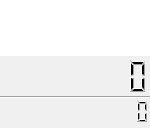
<?xml version="1.0" encoding="UTF-8"?>
<ui version="4.0">
 <class>Widget</class>
 <widget class="QWidget" name="Widget">
  <property name="windowModality">
   <enum>Qt::ApplicationModal</enum>
  </property>
  <property name="geometry">
   <rect>
    <x>0</x>
    <y>0</y>
    <width>150</width>
    <height>128</height>
   </rect>
  </property>
  <property name="minimumSize">
   <size>
    <width>115</width>
    <height>128</height>
   </size>
  </property>
  <property name="maximumSize">
   <size>
    <width>258</width>
    <height>1080</height>
   </size>
  </property>
  <property name="palette">
   <palette>
    <active>
     <colorrole role="WindowText">
      <brush brushstyle="SolidPattern">
       <color alpha="255">
        <red>255</red>
        <green>170</green>
        <blue>0</blue>
       </color>
      </brush>
     </colorrole>
     <colorrole role="Button">
      <brush brushstyle="SolidPattern">
       <color alpha="80">
        <red>0</red>
        <green>0</green>
        <blue>0</blue>
       </color>
      </brush>
     </colorrole>
     <colorrole role="Light">
      <brush brushstyle="SolidPattern">
       <color alpha="80">
        <red>0</red>
        <green>0</green>
        <blue>0</blue>
       </color>
      </brush>
     </colorrole>
     <colorrole role="Midlight">
      <brush brushstyle="SolidPattern">
       <color alpha="80">
        <red>0</red>
        <green>0</green>
        <blue>0</blue>
       </color>
      </brush>
     </colorrole>
     <colorrole role="Dark">
      <brush brushstyle="SolidPattern">
       <color alpha="80">
        <red>0</red>
        <green>0</green>
        <blue>0</blue>
       </color>
      </brush>
     </colorrole>
     <colorrole role="Mid">
      <brush brushstyle="SolidPattern">
       <color alpha="80">
        <red>0</red>
        <green>0</green>
        <blue>0</blue>
       </color>
      </brush>
     </colorrole>
     <colorrole role="Text">
      <brush brushstyle="SolidPattern">
       <color alpha="255">
        <red>255</red>
        <green>170</green>
        <blue>0</blue>
       </color>
      </brush>
     </colorrole>
     <colorrole role="ButtonText">
      <brush brushstyle="SolidPattern">
       <color alpha="255">
        <red>255</red>
        <green>170</green>
        <blue>0</blue>
       </color>
      </brush>
     </colorrole>
     <colorrole role="Base">
      <brush brushstyle="SolidPattern">
       <color alpha="255">
        <red>0</red>
        <green>0</green>
        <blue>0</blue>
       </color>
      </brush>
     </colorrole>
     <colorrole role="Window">
      <brush brushstyle="SolidPattern">
       <color alpha="80">
        <red>0</red>
        <green>0</green>
        <blue>0</blue>
       </color>
      </brush>
     </colorrole>
     <colorrole role="Shadow">
      <brush brushstyle="SolidPattern">
       <color alpha="255">
        <red>0</red>
        <green>0</green>
        <blue>0</blue>
       </color>
      </brush>
     </colorrole>
     <colorrole role="Highlight">
      <brush brushstyle="SolidPattern">
       <color alpha="255">
        <red>255</red>
        <green>255</green>
        <blue>127</blue>
       </color>
      </brush>
     </colorrole>
     <colorrole role="HighlightedText">
      <brush brushstyle="SolidPattern">
       <color alpha="255">
        <red>85</red>
        <green>0</green>
        <blue>0</blue>
       </color>
      </brush>
     </colorrole>
     <colorrole role="AlternateBase">
      <brush brushstyle="SolidPattern">
       <color alpha="167">
        <red>0</red>
        <green>0</green>
        <blue>0</blue>
       </color>
      </brush>
     </colorrole>
    </active>
    <inactive>
     <colorrole role="WindowText">
      <brush brushstyle="SolidPattern">
       <color alpha="255">
        <red>0</red>
        <green>0</green>
        <blue>0</blue>
       </color>
      </brush>
     </colorrole>
     <colorrole role="Button">
      <brush brushstyle="SolidPattern">
       <color alpha="255">
        <red>240</red>
        <green>240</green>
        <blue>240</blue>
       </color>
      </brush>
     </colorrole>
     <colorrole role="Light">
      <brush brushstyle="SolidPattern">
       <color alpha="255">
        <red>255</red>
        <green>255</green>
        <blue>255</blue>
       </color>
      </brush>
     </colorrole>
     <colorrole role="Midlight">
      <brush brushstyle="SolidPattern">
       <color alpha="255">
        <red>227</red>
        <green>227</green>
        <blue>227</blue>
       </color>
      </brush>
     </colorrole>
     <colorrole role="Dark">
      <brush brushstyle="SolidPattern">
       <color alpha="255">
        <red>160</red>
        <green>160</green>
        <blue>160</blue>
       </color>
      </brush>
     </colorrole>
     <colorrole role="Mid">
      <brush brushstyle="SolidPattern">
       <color alpha="255">
        <red>160</red>
        <green>160</green>
        <blue>160</blue>
       </color>
      </brush>
     </colorrole>
     <colorrole role="Text">
      <brush brushstyle="SolidPattern">
       <color alpha="255">
        <red>0</red>
        <green>0</green>
        <blue>0</blue>
       </color>
      </brush>
     </colorrole>
     <colorrole role="ButtonText">
      <brush brushstyle="SolidPattern">
       <color alpha="255">
        <red>0</red>
        <green>0</green>
        <blue>0</blue>
       </color>
      </brush>
     </colorrole>
     <colorrole role="Base">
      <brush brushstyle="SolidPattern">
       <color alpha="255">
        <red>255</red>
        <green>255</green>
        <blue>255</blue>
       </color>
      </brush>
     </colorrole>
     <colorrole role="Window">
      <brush brushstyle="SolidPattern">
       <color alpha="255">
        <red>240</red>
        <green>240</green>
        <blue>240</blue>
       </color>
      </brush>
     </colorrole>
     <colorrole role="Shadow">
      <brush brushstyle="SolidPattern">
       <color alpha="255">
        <red>105</red>
        <green>105</green>
        <blue>105</blue>
       </color>
      </brush>
     </colorrole>
     <colorrole role="Highlight">
      <brush brushstyle="SolidPattern">
       <color alpha="255">
        <red>240</red>
        <green>240</green>
        <blue>240</blue>
       </color>
      </brush>
     </colorrole>
     <colorrole role="HighlightedText">
      <brush brushstyle="SolidPattern">
       <color alpha="255">
        <red>0</red>
        <green>0</green>
        <blue>0</blue>
       </color>
      </brush>
     </colorrole>
     <colorrole role="AlternateBase">
      <brush brushstyle="SolidPattern">
       <color alpha="255">
        <red>245</red>
        <green>245</green>
        <blue>245</blue>
       </color>
      </brush>
     </colorrole>
    </inactive>
    <disabled>
     <colorrole role="WindowText">
      <brush brushstyle="SolidPattern">
       <color alpha="80">
        <red>255</red>
        <green>85</green>
        <blue>0</blue>
       </color>
      </brush>
     </colorrole>
     <colorrole role="Button">
      <brush brushstyle="SolidPattern">
       <color alpha="80">
        <red>0</red>
        <green>0</green>
        <blue>0</blue>
       </color>
      </brush>
     </colorrole>
     <colorrole role="Light">
      <brush brushstyle="SolidPattern">
       <color alpha="80">
        <red>0</red>
        <green>0</green>
        <blue>0</blue>
       </color>
      </brush>
     </colorrole>
     <colorrole role="Midlight">
      <brush brushstyle="SolidPattern">
       <color alpha="80">
        <red>0</red>
        <green>0</green>
        <blue>0</blue>
       </color>
      </brush>
     </colorrole>
     <colorrole role="Dark">
      <brush brushstyle="SolidPattern">
       <color alpha="80">
        <red>0</red>
        <green>0</green>
        <blue>0</blue>
       </color>
      </brush>
     </colorrole>
     <colorrole role="Mid">
      <brush brushstyle="SolidPattern">
       <color alpha="80">
        <red>0</red>
        <green>0</green>
        <blue>0</blue>
       </color>
      </brush>
     </colorrole>
     <colorrole role="Text">
      <brush brushstyle="SolidPattern">
       <color alpha="80">
        <red>255</red>
        <green>85</green>
        <blue>0</blue>
       </color>
      </brush>
     </colorrole>
     <colorrole role="ButtonText">
      <brush brushstyle="SolidPattern">
       <color alpha="80">
        <red>255</red>
        <green>0</green>
        <blue>0</blue>
       </color>
      </brush>
     </colorrole>
     <colorrole role="Base">
      <brush brushstyle="SolidPattern">
       <color alpha="40">
        <red>0</red>
        <green>0</green>
        <blue>0</blue>
       </color>
      </brush>
     </colorrole>
     <colorrole role="Window">
      <brush brushstyle="SolidPattern">
       <color alpha="80">
        <red>0</red>
        <green>0</green>
        <blue>0</blue>
       </color>
      </brush>
     </colorrole>
     <colorrole role="Shadow">
      <brush brushstyle="SolidPattern">
       <color alpha="255">
        <red>0</red>
        <green>0</green>
        <blue>0</blue>
       </color>
      </brush>
     </colorrole>
     <colorrole role="Highlight">
      <brush brushstyle="SolidPattern">
       <color alpha="255">
        <red>0</red>
        <green>120</green>
        <blue>215</blue>
       </color>
      </brush>
     </colorrole>
     <colorrole role="HighlightedText">
      <brush brushstyle="SolidPattern">
       <color alpha="255">
        <red>255</red>
        <green>255</green>
        <blue>255</blue>
       </color>
      </brush>
     </colorrole>
     <colorrole role="AlternateBase">
      <brush brushstyle="SolidPattern">
       <color alpha="255">
        <red>245</red>
        <green>245</green>
        <blue>245</blue>
       </color>
      </brush>
     </colorrole>
    </disabled>
   </palette>
  </property>
  <property name="windowTitle">
   <string>Timer</string>
  </property>
  <property name="windowIcon">
   <iconset>
    <normaloff>timer.ico</normaloff>timer.ico</iconset>
  </property>
  <property name="windowOpacity">
   <double>0.500000000000000</double>
  </property>
  <property name="autoFillBackground">
   <bool>true</bool>
  </property>
  <layout class="QHBoxLayout" name="horizontalLayout">
   <property name="spacing">
    <number>0</number>
   </property>
   <property name="leftMargin">
    <number>0</number>
   </property>
   <property name="topMargin">
    <number>0</number>
   </property>
   <property name="rightMargin">
    <number>0</number>
   </property>
   <property name="bottomMargin">
    <number>0</number>
   </property>
   <item>
    <layout class="QGridLayout" name="gridLayout" rowstretch="1,0,0,0" columnstretch="1,0">
     <property name="leftMargin">
      <number>0</number>
     </property>
     <property name="rightMargin">
      <number>0</number>
     </property>
     <property name="bottomMargin">
      <number>5</number>
     </property>
     <property name="verticalSpacing">
      <number>0</number>
     </property>
     <item row="3" column="1">
      <widget class="QLCDNumber" name="dateTime_lcdNumber">
       <property name="sizePolicy">
        <sizepolicy hsizetype="Minimum" vsizetype="Fixed">
         <horstretch>0</horstretch>
         <verstretch>0</verstretch>
        </sizepolicy>
       </property>
       <property name="minimumSize">
        <size>
         <width>0</width>
         <height>24</height>
        </size>
       </property>
       <property name="maximumSize">
        <size>
         <width>16777215</width>
         <height>24</height>
        </size>
       </property>
       <property name="palette">
        <palette>
         <active>
          <colorrole role="Button">
           <brush brushstyle="SolidPattern">
            <color alpha="255">
             <red>255</red>
             <green>170</green>
             <blue>0</blue>
            </color>
           </brush>
          </colorrole>
          <colorrole role="Light">
           <brush brushstyle="SolidPattern">
            <color alpha="255">
             <red>255</red>
             <green>212</green>
             <blue>127</blue>
            </color>
           </brush>
          </colorrole>
          <colorrole role="Midlight">
           <brush brushstyle="SolidPattern">
            <color alpha="255">
             <red>255</red>
             <green>191</green>
             <blue>63</blue>
            </color>
           </brush>
          </colorrole>
          <colorrole role="Dark">
           <brush brushstyle="SolidPattern">
            <color alpha="255">
             <red>127</red>
             <green>85</green>
             <blue>0</blue>
            </color>
           </brush>
          </colorrole>
          <colorrole role="Mid">
           <brush brushstyle="SolidPattern">
            <color alpha="255">
             <red>170</red>
             <green>113</green>
             <blue>0</blue>
            </color>
           </brush>
          </colorrole>
          <colorrole role="Window">
           <brush brushstyle="SolidPattern">
            <color alpha="255">
             <red>255</red>
             <green>170</green>
             <blue>0</blue>
            </color>
           </brush>
          </colorrole>
          <colorrole role="Shadow">
           <brush brushstyle="SolidPattern">
            <color alpha="255">
             <red>0</red>
             <green>0</green>
             <blue>0</blue>
            </color>
           </brush>
          </colorrole>
          <colorrole role="AlternateBase">
           <brush brushstyle="SolidPattern">
            <color alpha="255">
             <red>255</red>
             <green>212</green>
             <blue>127</blue>
            </color>
           </brush>
          </colorrole>
         </active>
         <inactive>
          <colorrole role="Button">
           <brush brushstyle="SolidPattern">
            <color alpha="255">
             <red>240</red>
             <green>240</green>
             <blue>240</blue>
            </color>
           </brush>
          </colorrole>
          <colorrole role="Light">
           <brush brushstyle="SolidPattern">
            <color alpha="255">
             <red>255</red>
             <green>255</green>
             <blue>255</blue>
            </color>
           </brush>
          </colorrole>
          <colorrole role="Midlight">
           <brush brushstyle="SolidPattern">
            <color alpha="255">
             <red>227</red>
             <green>227</green>
             <blue>227</blue>
            </color>
           </brush>
          </colorrole>
          <colorrole role="Dark">
           <brush brushstyle="SolidPattern">
            <color alpha="255">
             <red>160</red>
             <green>160</green>
             <blue>160</blue>
            </color>
           </brush>
          </colorrole>
          <colorrole role="Mid">
           <brush brushstyle="SolidPattern">
            <color alpha="255">
             <red>160</red>
             <green>160</green>
             <blue>160</blue>
            </color>
           </brush>
          </colorrole>
          <colorrole role="Window">
           <brush brushstyle="SolidPattern">
            <color alpha="255">
             <red>240</red>
             <green>240</green>
             <blue>240</blue>
            </color>
           </brush>
          </colorrole>
          <colorrole role="Shadow">
           <brush brushstyle="SolidPattern">
            <color alpha="255">
             <red>105</red>
             <green>105</green>
             <blue>105</blue>
            </color>
           </brush>
          </colorrole>
          <colorrole role="AlternateBase">
           <brush brushstyle="SolidPattern">
            <color alpha="255">
             <red>245</red>
             <green>245</green>
             <blue>245</blue>
            </color>
           </brush>
          </colorrole>
         </inactive>
         <disabled>
          <colorrole role="Button">
           <brush brushstyle="SolidPattern">
            <color alpha="255">
             <red>255</red>
             <green>170</green>
             <blue>0</blue>
            </color>
           </brush>
          </colorrole>
          <colorrole role="Light">
           <brush brushstyle="SolidPattern">
            <color alpha="255">
             <red>255</red>
             <green>212</green>
             <blue>127</blue>
            </color>
           </brush>
          </colorrole>
          <colorrole role="Midlight">
           <brush brushstyle="SolidPattern">
            <color alpha="255">
             <red>255</red>
             <green>191</green>
             <blue>63</blue>
            </color>
           </brush>
          </colorrole>
          <colorrole role="Dark">
           <brush brushstyle="SolidPattern">
            <color alpha="255">
             <red>127</red>
             <green>85</green>
             <blue>0</blue>
            </color>
           </brush>
          </colorrole>
          <colorrole role="Mid">
           <brush brushstyle="SolidPattern">
            <color alpha="255">
             <red>170</red>
             <green>113</green>
             <blue>0</blue>
            </color>
           </brush>
          </colorrole>
          <colorrole role="Window">
           <brush brushstyle="SolidPattern">
            <color alpha="255">
             <red>255</red>
             <green>170</green>
             <blue>0</blue>
            </color>
           </brush>
          </colorrole>
          <colorrole role="Shadow">
           <brush brushstyle="SolidPattern">
            <color alpha="255">
             <red>0</red>
             <green>0</green>
             <blue>0</blue>
            </color>
           </brush>
          </colorrole>
          <colorrole role="AlternateBase">
           <brush brushstyle="SolidPattern">
            <color alpha="255">
             <red>245</red>
             <green>245</green>
             <blue>245</blue>
            </color>
           </brush>
          </colorrole>
         </disabled>
        </palette>
       </property>
       <property name="font">
        <font>
         <family>Arial</family>
         <bold>true</bold>
         <kerning>true</kerning>
        </font>
       </property>
       <property name="frameShape">
        <enum>QFrame::NoFrame</enum>
       </property>
       <property name="lineWidth">
        <number>3</number>
       </property>
      </widget>
     </item>
     <item row="0" column="0" colspan="2">
      <widget class="QListView" name="timelines_listView">
       <property name="sizePolicy">
        <sizepolicy hsizetype="MinimumExpanding" vsizetype="Maximum">
         <horstretch>0</horstretch>
         <verstretch>1</verstretch>
        </sizepolicy>
       </property>
       <property name="maximumSize">
        <size>
         <width>16777215</width>
         <height>16777215</height>
        </size>
       </property>
       <property name="font">
        <font>
         <pointsize>12</pointsize>
        </font>
       </property>
       <property name="layoutDirection">
        <enum>Qt::LeftToRight</enum>
       </property>
       <property name="frameShape">
        <enum>QFrame::NoFrame</enum>
       </property>
       <property name="frameShadow">
        <enum>QFrame::Plain</enum>
       </property>
       <property name="verticalScrollBarPolicy">
        <enum>Qt::ScrollBarAlwaysOff</enum>
       </property>
       <property name="horizontalScrollBarPolicy">
        <enum>Qt::ScrollBarAlwaysOff</enum>
       </property>
       <property name="showDropIndicator" stdset="0">
        <bool>false</bool>
       </property>
       <property name="selectionBehavior">
        <enum>QAbstractItemView::SelectItems</enum>
       </property>
       <property name="movement">
        <enum>QListView::Free</enum>
       </property>
       <property name="resizeMode">
        <enum>QListView::Fixed</enum>
       </property>
       <property name="layoutMode">
        <enum>QListView::SinglePass</enum>
       </property>
       <property name="wordWrap">
        <bool>true</bool>
       </property>
       <property name="itemAlignment">
        <set>Qt::AlignRight</set>
       </property>
      </widget>
     </item>
     <item row="2" column="0" colspan="2">
      <widget class="Line" name="line">
       <property name="orientation">
        <enum>Qt::Horizontal</enum>
       </property>
      </widget>
     </item>
     <item row="3" column="0">
      <spacer name="horizontalSpacer">
       <property name="orientation">
        <enum>Qt::Horizontal</enum>
       </property>
       <property name="sizeHint" stdset="0">
        <size>
         <width>40</width>
         <height>20</height>
        </size>
       </property>
      </spacer>
     </item>
     <item row="1" column="0" colspan="2">
      <widget class="QLCDNumber" name="timer_lcdNumber">
       <property name="sizePolicy">
        <sizepolicy hsizetype="MinimumExpanding" vsizetype="Fixed">
         <horstretch>0</horstretch>
         <verstretch>0</verstretch>
        </sizepolicy>
       </property>
       <property name="minimumSize">
        <size>
         <width>0</width>
         <height>40</height>
        </size>
       </property>
       <property name="maximumSize">
        <size>
         <width>16777215</width>
         <height>40</height>
        </size>
       </property>
       <property name="palette">
        <palette>
         <active>
          <colorrole role="Button">
           <brush brushstyle="SolidPattern">
            <color alpha="255">
             <red>255</red>
             <green>170</green>
             <blue>0</blue>
            </color>
           </brush>
          </colorrole>
          <colorrole role="Light">
           <brush brushstyle="SolidPattern">
            <color alpha="255">
             <red>255</red>
             <green>212</green>
             <blue>127</blue>
            </color>
           </brush>
          </colorrole>
          <colorrole role="Midlight">
           <brush brushstyle="SolidPattern">
            <color alpha="255">
             <red>255</red>
             <green>191</green>
             <blue>63</blue>
            </color>
           </brush>
          </colorrole>
          <colorrole role="Dark">
           <brush brushstyle="SolidPattern">
            <color alpha="255">
             <red>127</red>
             <green>85</green>
             <blue>0</blue>
            </color>
           </brush>
          </colorrole>
          <colorrole role="Mid">
           <brush brushstyle="SolidPattern">
            <color alpha="255">
             <red>170</red>
             <green>113</green>
             <blue>0</blue>
            </color>
           </brush>
          </colorrole>
          <colorrole role="Window">
           <brush brushstyle="SolidPattern">
            <color alpha="255">
             <red>255</red>
             <green>170</green>
             <blue>0</blue>
            </color>
           </brush>
          </colorrole>
          <colorrole role="Shadow">
           <brush brushstyle="SolidPattern">
            <color alpha="255">
             <red>0</red>
             <green>0</green>
             <blue>0</blue>
            </color>
           </brush>
          </colorrole>
          <colorrole role="AlternateBase">
           <brush brushstyle="SolidPattern">
            <color alpha="255">
             <red>255</red>
             <green>212</green>
             <blue>127</blue>
            </color>
           </brush>
          </colorrole>
         </active>
         <inactive>
          <colorrole role="Button">
           <brush brushstyle="SolidPattern">
            <color alpha="255">
             <red>240</red>
             <green>240</green>
             <blue>240</blue>
            </color>
           </brush>
          </colorrole>
          <colorrole role="Light">
           <brush brushstyle="SolidPattern">
            <color alpha="255">
             <red>255</red>
             <green>255</green>
             <blue>255</blue>
            </color>
           </brush>
          </colorrole>
          <colorrole role="Midlight">
           <brush brushstyle="SolidPattern">
            <color alpha="255">
             <red>227</red>
             <green>227</green>
             <blue>227</blue>
            </color>
           </brush>
          </colorrole>
          <colorrole role="Dark">
           <brush brushstyle="SolidPattern">
            <color alpha="255">
             <red>160</red>
             <green>160</green>
             <blue>160</blue>
            </color>
           </brush>
          </colorrole>
          <colorrole role="Mid">
           <brush brushstyle="SolidPattern">
            <color alpha="255">
             <red>160</red>
             <green>160</green>
             <blue>160</blue>
            </color>
           </brush>
          </colorrole>
          <colorrole role="Window">
           <brush brushstyle="SolidPattern">
            <color alpha="255">
             <red>240</red>
             <green>240</green>
             <blue>240</blue>
            </color>
           </brush>
          </colorrole>
          <colorrole role="Shadow">
           <brush brushstyle="SolidPattern">
            <color alpha="255">
             <red>105</red>
             <green>105</green>
             <blue>105</blue>
            </color>
           </brush>
          </colorrole>
          <colorrole role="AlternateBase">
           <brush brushstyle="SolidPattern">
            <color alpha="255">
             <red>245</red>
             <green>245</green>
             <blue>245</blue>
            </color>
           </brush>
          </colorrole>
         </inactive>
         <disabled>
          <colorrole role="Button">
           <brush brushstyle="SolidPattern">
            <color alpha="255">
             <red>255</red>
             <green>170</green>
             <blue>0</blue>
            </color>
           </brush>
          </colorrole>
          <colorrole role="Light">
           <brush brushstyle="SolidPattern">
            <color alpha="255">
             <red>255</red>
             <green>212</green>
             <blue>127</blue>
            </color>
           </brush>
          </colorrole>
          <colorrole role="Midlight">
           <brush brushstyle="SolidPattern">
            <color alpha="255">
             <red>255</red>
             <green>191</green>
             <blue>63</blue>
            </color>
           </brush>
          </colorrole>
          <colorrole role="Dark">
           <brush brushstyle="SolidPattern">
            <color alpha="255">
             <red>127</red>
             <green>85</green>
             <blue>0</blue>
            </color>
           </brush>
          </colorrole>
          <colorrole role="Mid">
           <brush brushstyle="SolidPattern">
            <color alpha="255">
             <red>170</red>
             <green>113</green>
             <blue>0</blue>
            </color>
           </brush>
          </colorrole>
          <colorrole role="Window">
           <brush brushstyle="SolidPattern">
            <color alpha="255">
             <red>255</red>
             <green>170</green>
             <blue>0</blue>
            </color>
           </brush>
          </colorrole>
          <colorrole role="Shadow">
           <brush brushstyle="SolidPattern">
            <color alpha="255">
             <red>0</red>
             <green>0</green>
             <blue>0</blue>
            </color>
           </brush>
          </colorrole>
          <colorrole role="AlternateBase">
           <brush brushstyle="SolidPattern">
            <color alpha="255">
             <red>245</red>
             <green>245</green>
             <blue>245</blue>
            </color>
           </brush>
          </colorrole>
         </disabled>
        </palette>
       </property>
       <property name="font">
        <font>
         <family>Arial</family>
         <bold>true</bold>
        </font>
       </property>
       <property name="frameShape">
        <enum>QFrame::NoFrame</enum>
       </property>
       <property name="smallDecimalPoint">
        <bool>false</bool>
       </property>
       <property name="digitCount">
        <number>8</number>
       </property>
       <property name="segmentStyle">
        <enum>QLCDNumber::Filled</enum>
       </property>
      </widget>
     </item>
    </layout>
   </item>
  </layout>
 </widget>
 <resources/>
 <connections/>
</ui>
